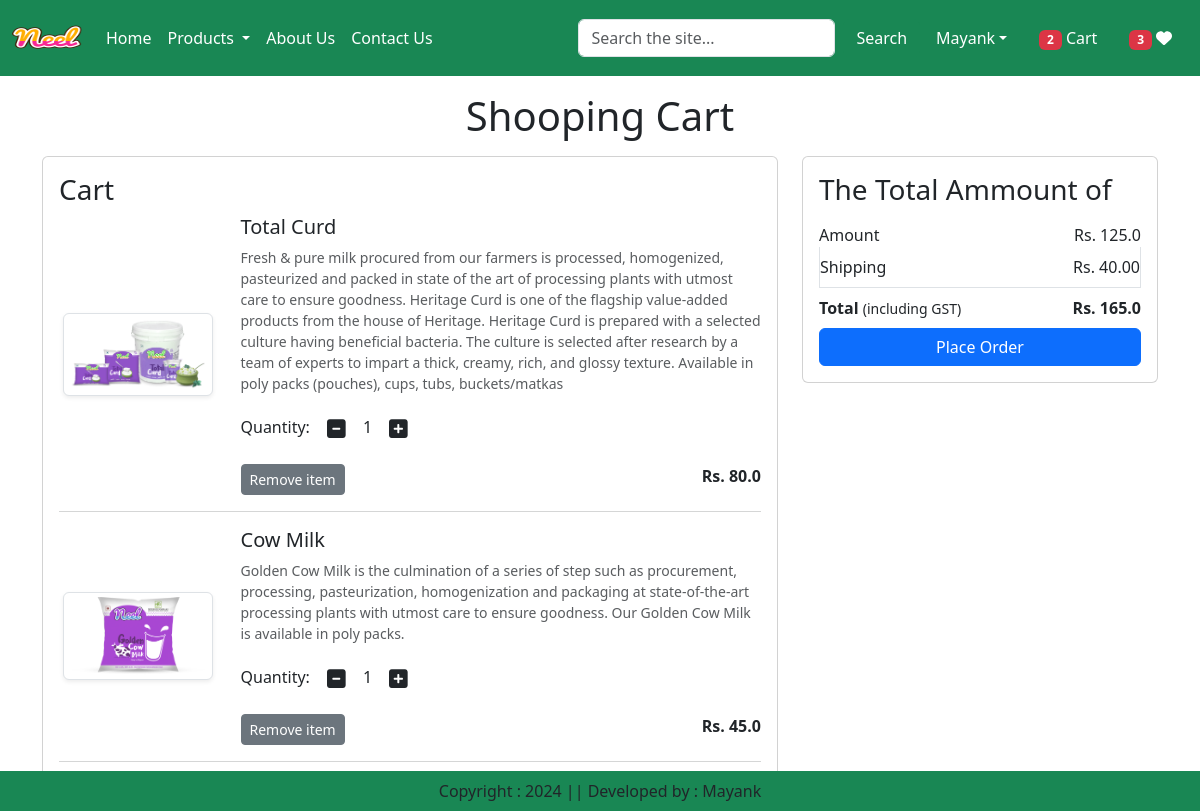
The app's page /cart/ (signed in) with its own data.
### app/models.py (models this page shows, shortened)
class Cart(models.Model):
    user = models.ForeignKey(User, on_delete=models.CASCADE)
    product = models.ForeignKey(Product, on_delete=models.CASCADE)
    quantity = models.PositiveIntegerField(default=1)

class Product(models.Model):
    title = models.CharField(max_length=100)
    selling_price = models.FloatField()
    discounted_price = models.FloatField()
    description = models.TextField()
    composition = models.TextField(default='')
    prodapp = models.TextField(default='')
    category = models.CharField(choices=CATEGORY_CHOICES, max_length=2)
    product_image = models.ImageField(upload_to='product')

### app/views.py (the view)
# urls.py: path('cart/', views.show_cart, name='showcart'),
@login_required
def show_cart(request):
    totalitem = 0
    wishitem = 0
    if request.user.is_authenticated:
        totalitem = len(Cart.objects.filter(user=request.user))
        wishitem = len(Wishlist.objects.filter(user=request.user))
    user = request.user
    cart = Cart.objects.filter(user=user)
    amount = 0
    for p in cart:
        value = p.quantity * p.product.discounted_price
        amount = amount + value
    totalamount = amount + 40
    return render(request, 'app/addtocart.html', locals())

### app/templates/app/addtocart.html (shortened to what this page needs)
{% extends "app/base.html" %}
{% load static %}
{% block main-content %}
<div class="container my-3">
    <div class="row">
        {% if cart %}
        <h1 class="text-center mb-3">Shooping Cart</h1>
        <div class="col-sm-8">
            <div class="card w-100">
                <div class="card-body">
                    <h3>Cart</h3>
                    {% for item in cart %}
                    <div class="row">
                        <div class="col-sm-3 text-center align-self-center"><img src="{{item.product.product_image.url}}" alt="" srcset="" class="img-fluid img-thumbnail shadow-sm" height="150" width="150"></div>
                        <div class="col-sm-9">
                            <div>
                                <h5>{{item.product.title}}</h5>
                                <p class="mb-2 text-muted small">{{item.product.description}}</p>
                                <div class="my-3">
                                    <label for="quantity">Quantity:</label>
                                    <a pid={{item.product.id}} class="minus-cart btn"><i class="fas fa-minus-square fa-lg"></i></a>
                                    <span id="quantity">{{item.quantity}}</span>
                                    <a pid={{item.product.id}} class="plus-cart btn"><i class="fas fa-plus-square fa-lg"></i></a>
                                </div>
                                <div class="d-flex justify-content-between">
                                    <a href="#" class="remove-cart btn btn-sm btn-secondary mr-3" pid={{item.product.id}}>Remove item</a>
                                    <p class="mb-0"><span><strong>Rs. {{item.product.discounted_price}}</strong></span></p>
                                </div>
                            </div>
                        </div>
                    </div>
                    <hr class="text-muted">
                    {% endfor %}
                </div>
            </div>
        </div>
        <div class="col-sm-4">
            <div class="card">
                <div class="card-body">
                    <h3>The Total Ammount of</h3>
                    <ul class="list-group">
                        <li class="list-group-item d-flex justify-content-between align-items-center border-0 px-0 pb-0">Amount<span id="amount">Rs. {{amount}}</span></li>
                        <li class="list-group-item d-flex justify-content-between align-items-center px-0">Shipping<span>Rs. 40.00</span></li>
                        <li class="list-group-item d-flex justify-content-between align-items-center border-0 px-0 mb-0">
                            <div>
                                <strong>Total </strong><small>(including GST)</small>
                            </div>
                            <span id="totalamount"><strong>Rs. {{totalamount}}</strong></span>
                        </li>
                    </ul>
                    <div class="d-grid"><a href="{% url 'checkout' %}" class="btn btn-primary">Place Order</a></div>
                </div>
            </div>
        </div>
        {% else %}
            <h1 class="text-center mb-5">Cart is Empty!</h1>
        {% endif %}
    </div>
</div>
{% endblock main-content %}

### records on screen
Cart: product.product_image (picture), product "Total Curd", product.description "Fresh & pure milk procured from our farmers is processed, homogenized, pasteurized and packed in state of the art of processing plants with utmost care to ensure goodness. Heritage Curd is one of the flagship value-added products from the house of Heritage. Heritage Curd is prepared with a selected culture having beneficial bacteria. The culture is selected after research by a team of experts to impart a thick, creamy, rich, and glossy texture. Available in poly packs (pouches), cups, tubs, buckets/matkas", quantity "1", product.discounted_price "80.0"
Cart: product.product_image (picture), product "Cow Milk", product.description "Golden Cow Milk is the culmination of a series of step such as procurement, processing, pasteurization, homogenization and packaging at state-of-the-art processing plants with utmost care to ensure goodness. Our Golden Cow Milk is available in poly packs.", quantity "1", product.discounted_price "45.0"

### other values on screen
{{ totalitem }} "2"
{{ wishitem }} "3"
{{ amount }} "125.0"
{{ totalamount }} "165.0"
